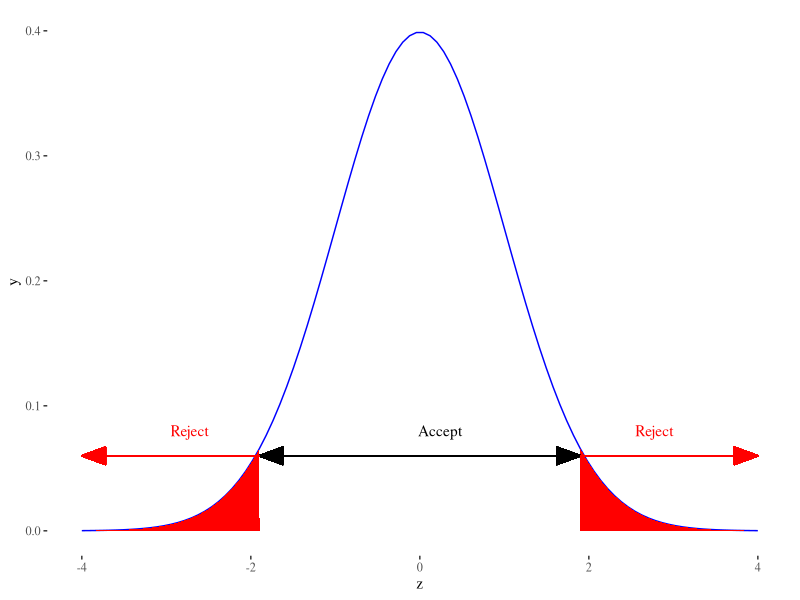
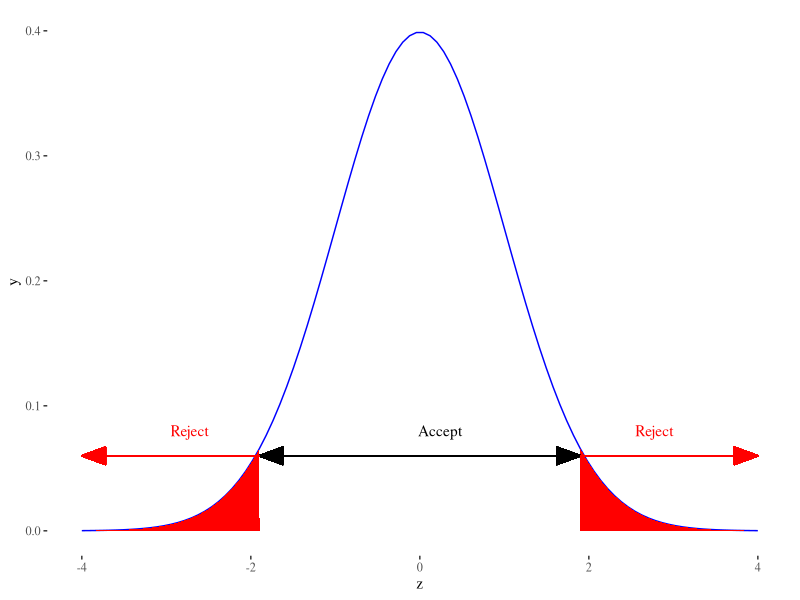

Write R code to recreate these figures, in order.
## ---- chunk 1
library(tufte)
require(dplyr)
require(tidyr)
require(ggplot2)
require(ggthemes)
require(knitr)
require(tibble)

# invalidate cache when the tufte version changes
knitr::opts_chunk$set(tidy = FALSE, cache.extra = packageVersion('tufte'))
options(htmltools.dir.version = FALSE)
## ---- chunk 2
require(tibble)
require(ggthemes)
require(ggplot2)
require(tidyr)
require(dplyr)
require(grid)



xstart <- NULL
df <- tibble(z = seq(-4, 4, length = 100))
df1 <- tibble(y=dnorm(df$z))
dffinal <- bind_cols(df,df1)
xstart[2] <- dffinal[75,1]
xstart[1] <- dffinal[26,1]
x1 <- xstart[1]
x2 <- xstart[2]
label <-  expression(paste("Plot of ", alpha^beta, " versus ", hat(mu)[0]))
base <- ggplot(dffinal, aes(x=z, y=y)) + geom_area(fill="white",color="blue") +
  theme_tufte() +
  geom_area(data = subset(dffinal, z < qnorm(0.03)), fill="red") + 
  geom_area(data = subset(dffinal, z > qnorm(0.97)), fill = "red") + theme_tufte() +
  annotate("text", x = c(.5), y = c(.08), adj=1,  family="serif",
           label = "Accept") +
  annotate("text", x = c(-2.5), y = c(.08), adj=1,  family="serif", color = "red",     label = "Reject") + 
annotate("text", x = c(3), y = c(.08), adj=1,  family="serif", color = "red",     label = "Reject") +
geom_segment(aes(x = -1.9,y = .06,xend = 1.9,yend = .06),arrow=arrow(ends = "both", type = "closed", angle = 20)) +

geom_segment(aes(x = -1.9,y = .06,xend = -4,yend = .06),color="red", arrow=arrow(ends = "last", type = "closed", angle = 20)) +
geom_segment(aes(x = 1.9,y = .06,xend = 4,yend = .06),color="red", arrow=arrow(ends = "last", type = "closed", angle = 20))

base


## ---- chunk 3

a <- tibble(a=c( "Do not reject Null", "Reject Null"))
b <- tibble(b=c("No Error", "Type I Error"))
c <- tibble(c=c("Type II Error", "No Error"))
df <- bind_cols(a,b,c)


kable(df, col.names = c("Decision","Null is True","Null is False"), caption = "Possible Hypothesis Test Outcomes")
## ---- chunk 4
require(tibble)
require(ggthemes)
require(ggplot2)
require(tidyr)
require(dplyr)





xstart <- NULL
df <- tibble(z = seq(-4, 4, length = 100))
df1 <- tibble(y=dnorm(df$z))
dffinal <- bind_cols(df,df1)
xstart[2] <- dffinal[75,1]
xstart[1] <- dffinal[26,1]
x1 <- xstart[1]
x2 <- xstart[2]
label <-  expression(paste("Plot of ", alpha^beta, " versus ", hat(mu)[0]))
base <- ggplot(dffinal, aes(x=z, y=y)) + geom_area(fill="white",color="blue") +
  theme_tufte() +
  geom_area(data = subset(dffinal, z < qnorm(0.03)), fill="red") + 
  geom_area(data = subset(dffinal, z > qnorm(0.97)), fill = "red") + theme_tufte() +
  annotate("text", x = c(.5), y = c(.08), adj=1,  family="serif",
           label = "Accept") +
  annotate("text", x = c(-2.5), y = c(.08), adj=1,  family="serif", color = "red",     label = "Reject") + 
annotate("text", x = c(3), y = c(.08), adj=1,  family="serif", color = "red",     label = "Reject") +
geom_segment(aes(x = -1.9,y = .06,xend = 1.9,yend = .06),arrow=arrow(ends = "both", type = "closed", angle = 20)) +

geom_segment(aes(x = -1.9,y = .06,xend = -4,yend = .06),color="red", arrow=arrow(ends = "last", type = "closed", angle = 20)) +
geom_segment(aes(x = 1.9,y = .06,xend = 4,yend = .06),color="red", arrow=arrow(ends = "last", type = "closed", angle = 20))

base
